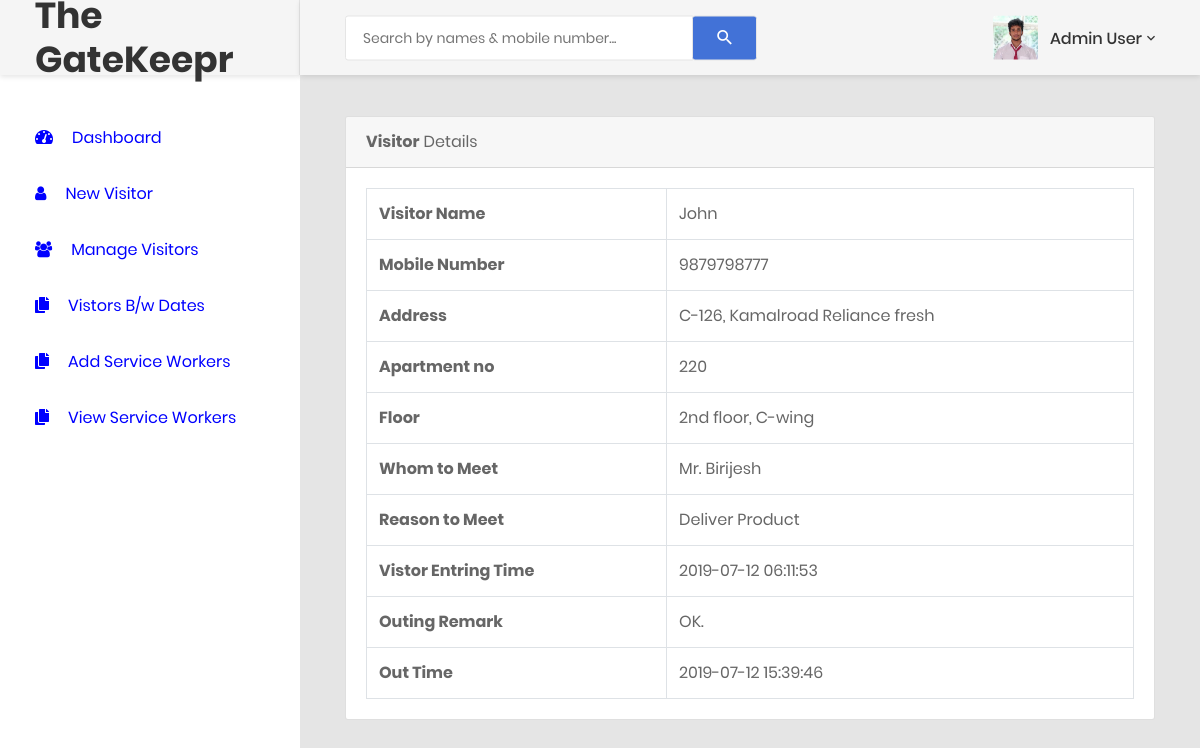
Screenshot of /visitor-detail.php?editid=1 (signed in) with the database file from the repository.
### tables this page shows
CREATE TABLE `tblvisitor` (
  `ID` int(5) NOT NULL,
  `VisitorName` varchar(120) DEFAULT NULL,
  `MobileNumber` bigint(11) DEFAULT NULL,
  `Address` varchar(250) DEFAULT NULL,
  `Apartment` varchar(120) NOT NULL,
  `Floor` varchar(120) NOT NULL,
  `WhomtoMeet` varchar(120) DEFAULT NULL,
  `ReasontoMeet` varchar(120) DEFAULT NULL,
  `EnterDate` timestamp NULL DEFAULT current_timestamp(),
  `remark` varchar(255) DEFAULT NULL,
  `outtime` timestamp NULL DEFAULT NULL ON UPDATE current_timestamp()
);

### visitor-detail.php (the view, shortened to what this page needs)
<?php
include('includes/dbconnection.php');
if (strlen($_SESSION['avmsaid']==0)) {
  header('location:logout.php');
  } else{
?>
<!DOCTYPE html>
<html lang="en">
<head>
    <link href="css/font-face.css" rel="stylesheet" media="all">
    <link href="vendor/font-awesome-5/css/fontawesome-all.min.css" rel="stylesheet" media="all">
    <link href="vendor/font-awesome-4.7/css/font-awesome.min.css" rel="stylesheet" media="all">
    <link href="vendor/mdi-font/css/material-design-iconic-font.min.css" rel="stylesheet" media="all">
    <link href="vendor/bootstrap-4.1/bootstrap.min.css" rel="stylesheet" media="all">
    <link href="vendor/animsition/animsition.min.css" rel="stylesheet" media="all">
    <link href="vendor/bootstrap-progressbar/bootstrap-progressbar-3.3.4.min.css" rel="stylesheet" media="all">
    <link href="vendor/wow/animate.css" rel="stylesheet" media="all">
    <link href="vendor/css-hamburgers/hamburgers.min.css" rel="stylesheet" media="all">
    <link href="vendor/slick/slick.css" rel="stylesheet" media="all">
    <link href="vendor/select2/select2.min.css" rel="stylesheet" media="all">
    <link href="vendor/perfect-scrollbar/perfect-scrollbar.css" rel="stylesheet" media="all">
    <link href="css/theme.css" rel="stylesheet" media="all">
</head>
<body class="animsition">
    <div class="page-wrapper">
        <?php include_once('includes/sidebar.php');?>
        <div class="page-container">
            <?php include_once('includes/header.php');?>
            <div class="main-content">
                <div class="section__content section__content--p30">
                    <div class="container-fluid">
                        <div class="row">
                            <div class="col-lg-12">
                                <div class="card">
                                    <div class="card-header">
                                        <strong>Visitor</strong>  Details
                                    </div>
                                    <div class="card-body card-block">
  <?php
 $eid=$_GET['editid'];
$ret=mysqli_query($con,"select * from  tblvisitor where ID='$eid'");
while ($row=mysqli_fetch_array($ret)) {
?><table border="1" class="table table-bordered mg-b-0">
                                            <tr>
    <th>Visitor Name</th>
    <td><?php  echo $row['VisitorName'];?></td>
  </tr>
  <tr>
    <th>Mobile Number</th>
    <td><?php  echo $row['MobileNumber'];?></td>
  </tr>
  <tr>
    <th>Address</th>
    <td><?php  echo $row['Address'];?></td>
  </tr>
  <tr>
    <th>Apartment no</th>
    <td><?php  echo $row['Apartment'];?></td>
  </tr>
  <tr>
    <tr>
    <th>Floor</th>
    <td><?php  echo $row['Floor'];?></td>
  </tr>
  <tr>
    <th>Whom to Meet</th>
    <td><?php  echo $row['WhomtoMeet'];?></td>
  </tr>
  <tr>
    <th>Reason to Meet</th>
    <td><?php  echo $row['ReasontoMeet'];?></td>
  </tr>
  <tr>
    <th>Vistor Entring Time</th>
    <td><?php  echo $row['EnterDate'];?></td>
  </tr>
<?php if($row['remark']==""){ ?>
    <form method="post">
         <tr>
    <th>Outing Remark :</th>
    <td>
    <textarea name="remark" placeholder="" rows="12" cols="14" class="form-control wd-450" required="true"></textarea></td>
  </tr>
 <tr align="center">
    <td colspan="2"><button type="submit" name="submit" class="btn btn-primary btn-sm">Update</button></td>
  </tr>
                                        </form>
               <?php } else { ?>
<tr>
    <th>Outing Remark </th>
    <td><?php echo $row['remark']; ?></td>
  </tr>
<tr>
<th>Out Time</th>
<td><?php echo $row['outtime']; ?>  </td>
<?php } ?>
</tr>
</table>
                                    </div>
                                </div>
                        </div>
                            </div>
                </div>
                </div>
            </div>
        </div>
</body>
</html>
<?php }  ?>
<?php }  ?>

### includes/sidebar.php
<aside class="menu-sidebar d-none d-md-block">
    <div class="logo">
        <h1>The GateKeepr</h1>
    </div>
    <div class="menu-sidebar__content js-scrollbar1">
        <nav class="navbar-sidebar">
            <ul class="list-unstyled navbar__list">
                <li>
                    <a href="dashboard.php" style="color: blue">
                        <i class="fas fa-tachometer-alt"></i>Dashboard</a>
                </li>
                <li>
                    <a href="visitors-form.php" style="color: blue">
                        <i class="fa fa-user"></i>New Visitor</a>
                </li>
                <li>
                    <a href="manage-newvisitors.php" style="color: blue">
                        <i class="fa fa-users"></i>Manage Visitors</a>
                </li>
                <li>
                    <a href="bwdates-reports.php" style="color: blue">
                        <i class="fas fa-copy"></i>Vistors B/w Dates</a>
                </li>
                <li>
                    <a href="add_Service_Worker.php" style="color: blue">
                        <i class="fas fa-copy"></i>Add Service Workers</a>
                </li>
                <li>
                    <a href="view_Service_Worker.php" style="color: blue">
                        <i class="fas fa-copy"></i>View Service Workers</a>
                </li>
            </ul>
        </nav>
    </div>
</aside>

### includes/header.php (shortened to what this page needs)
<header class="header-desktop">
                <div class="section__content section__content--p30">
                    <div class="container-fluid">
                        <div class="header-wrap">
                            <form class="form-header" name="search" action="search-visitor.php" method="post">
                                <input class="au-input au-input--xl" type="text" name="searchdata" id="searchdata" placeholder="Search by names &amp; mobile number..." />
                                <button class="au-btn--submit" type="submit" name="search">
                                    <i class="zmdi zmdi-search"></i>
                                </button>
                            </form>
                            <div class="header-button">
                                 <?php
$adminid=$_SESSION['avmsaid'];
$ret=mysqli_query($con,"select AdminName from tbladmin where ID='$adminid'");
$row=mysqli_fetch_array($ret);
$name=$row['AdminName'];
?>
                                <div class="account-wrap">
                                    <div class="account-item clearfix js-item-menu">
                                        <div class="image">
                                            <img src="images/icon/chouthik.jpg" alt="John Doe" />
                                        </div>
                                        <div class="content">
                                            <a class="js-acc-btn" href="admin-profile.php"><?php echo $name; ?></a>
                                        </div>
                                    </div>
                                </div>
                            </div>
                        </div>
                    </div>
                </div>
            </header>

### rows the page displays
tblvisitor: VisitorName "John", MobileNumber "9879798777", Address "C-126, Kamalroad Reliance fresh", Apartment "220", Floor "2nd floor, C-wing", WhomtoMeet "Mr. Birijesh", ReasontoMeet "Deliver Product", EnterDate "2019-07-12 06:11:53", remark "OK.", outtime "2019-07-12 15:39:46"

### other values shown
$name "Admin User"
